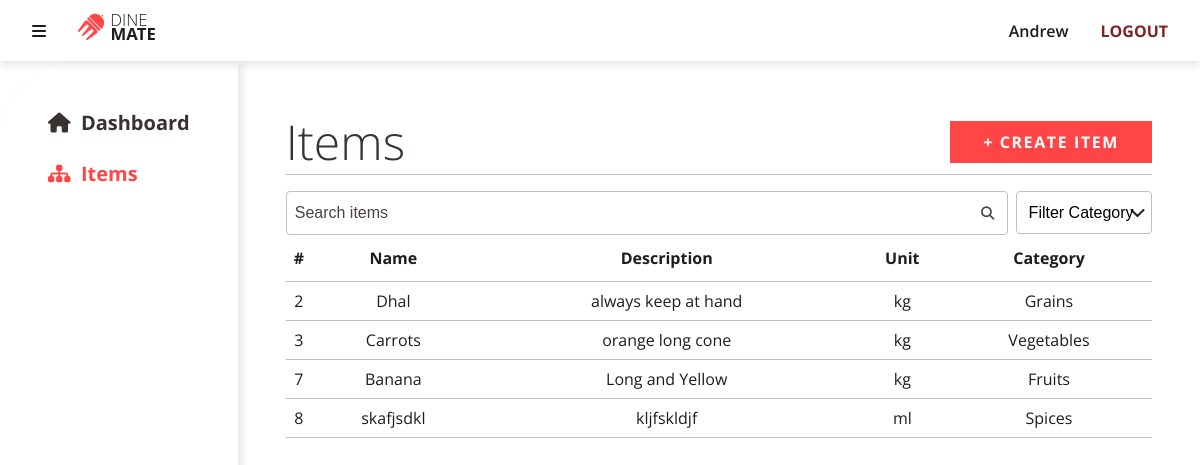
The page /public/admin/items (signed in) on the database as committed earlier.
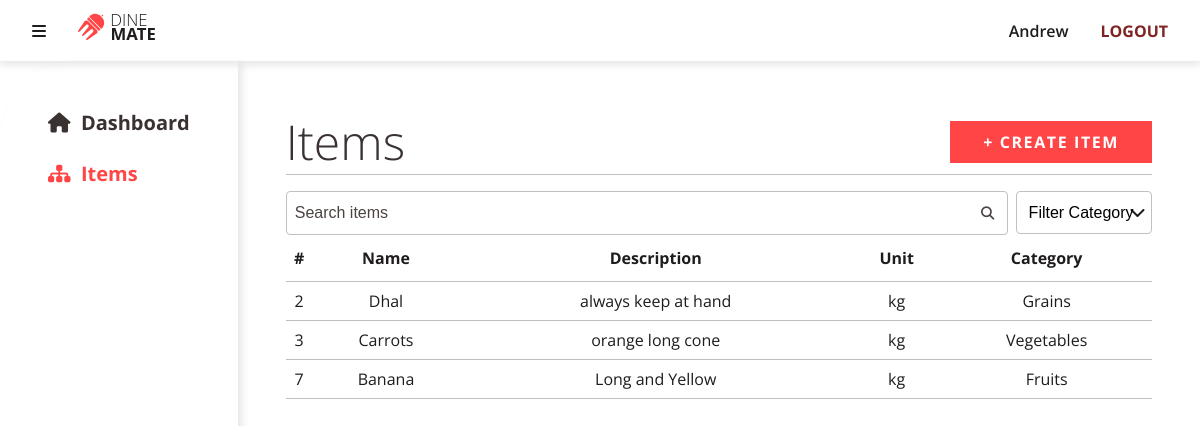
The same page on the database as committed later.
### tables this page shows
CREATE TABLE `items` (
  `item_id` int(11) NOT NULL,
  `item_name` varchar(256) NOT NULL,
  `description` text DEFAULT NULL,
  `unit` int(50) NOT NULL,
  `category` int(11) DEFAULT NULL,
  `reorder_level` double DEFAULT 0
);

### app/core/Controller.php (called while the page is built, shortened)
<?php
trait Controller
{
    public function view(string $view, array $data = []): void
    {
        $filename = "../app/views/" . $view . ".view.php";
        require $filename;
    }
}

### app/controllers/Admin/Items.php (called while the page is built, shortened)
<?php
class Items
{
    private string $controller = "items";
    public function index(): void
    {
        $data = [];
        $data["items"] = (new Item)->itemsSearch($_GET);
        $data["categories"] = (new Category)->select()->fetchAll();
        $data["query"] = $_GET["query"] ?? "";
        $data["category_name"] = $_GET["category"] ?? "";
        $data["controller"] = $this->controller;
        $this->view("items", $data);
    }
}

### app/core/App.php (called while the page is built, shortened)
<?php
class App
{
    private mixed $module = "";
    private array $modules = ["admin"];
    private mixed $controller = "home";
    private string $method = "index";
    function __construct()
    {
        $url = $this->splitUrl();
        if (isset($url[0]) && in_array($url[0], $this->modules)) {
            $this->module = $url[0];
            array_shift($url);
        }
        $controllerPath = "../app/controllers/";
        $path = $controllerPath;
        if ($this->module) {
            $path .= ucfirst($this->module) . "/";
        }
        $path .= ucfirst($url[0] ?? $this->controller) . ".php";
        if (isset($url[0])) {
            if (file_exists($path)) {
                $this->controller = $url[0];
                unset($url[0]);
            } else {
                $this->controller = null;
            }
        }
        $this->controller = new $this->controller;
        $this->params = $url ? array_values($url) : [];
        call_user_func_array([$this->controller, $this->method], $this->params);
    }
    private function splitUrl(): array
    {
        if (isset($_GET["url"])) {
            return explode("/", filter_var(rtrim($_GET["url"], "/"), FILTER_SANITIZE_URL));
        } else {
            return [];
        }
    }
}

### public/index.php (called while the page is built, shortened)
<?php
$app = new App();

### app/views/items.view.php (the view, shortened to what this page needs)
<?php include "partials/dashboard.header.php" ?>
    <div class="dashboard-header d-flex flex-row align-items-center justify-content-space-between w-100">
        <h1 class="display-3">Items</h1>
        <a class="btn btn-primary text-uppercase fw-bold" href="items/create">+ Create Item</a>
    </div>
    <div>
        <form action="" method="GET">
            <div class="row">
                <div class="form-search col-10">
                    <input type="text" class="form-control" name="query" placeholder="Search items" value="<?= $query ?? "" ?>">
                    <button class="form-search-icon" type="submit">
                        <i class="fa-solid fa-magnifying-glass"></i>
                    </button>
                </div>
                <div class="pl-2 col-2">
                    <select class="form-control" name="category">
                        <option value="">Filter Category</option>
                    </select>
                </div>
            </div>
        </form>
    </div>
    <table class="table">
        <thead>
        <tr>
            <th>#</th>
            <th>Name</th>
            <th>Description</th>
            <th>Unit</th>
            <th>Category</th>
        </tr>
        </thead>
        <?php if (isset($items) && !empty($items)) : ?>
            <?php foreach ($items as $item) : ?>
                <tr>
                    <?php foreach ($item as $col): ?>
                        <th><?= $col ?></th>
                    <?php endforeach ?>
                </tr>
            <?php endforeach ?>
        <?php else: ?>
            <th colspan="6" class="text-center">No Records Found</th>
        <?php endif ?>
    </table>
<?php include "partials/dashboard.footer.php" ?>

### app/views/partials/head.partial.php (shortened to what this page needs)
<!DOCTYPE html>
<html lang="en">
<head>
    <link rel="stylesheet" href="<?= ROOT ?>/assets/css/styles.css">
</head>

### app/views/partials/dashboard.header.php
<?php include "head.partial.php" ?>
<body class="dashboard">
<?php include "navbar.partial.php" ?>
<div class="dashboard-container">
    <?php include "sidebar.partial.php" ?>
    <div class="w-100 h-100 p-5">

### app/views/partials/navbar.partial.php
<nav class="nav px-3 position-sticky">
    <div class="nav-brand">
        <div class="nav-items">
            <div class="nav-item">
                <i class="fa-solid fa-bars" id="sidebar-toggle"></i>
            </div>
            <div class="nav-item">
                <img src="<?= ROOT ?>/assets/images/logos/logo_Full Logo.svg" alt="Logo">
            </div>
        </div>
    </div>
    <div class="nav-items justify-content-end">
        <div class="nav-item">
            <?= $_SESSION["user"]->first_name ?>
        </div>
        <div class="nav-item">
            <a class="link text-uppercase fw-bold" href="<?= ROOT ?>/admin/auth/logout">Logout</a>
        </div>
    </div>
</nav>

### app/views/partials/sidebar.partial.php
<div id="sidebar" class="sidebar p-5 pt-1">
    <a class="fw-bold d-block mb-4 fs-4<?php if (isset($controller) && $controller == "home") echo " active" ?>"
       href="<?= ROOT ?>/admin">
        <i class="fa-solid fa-house d-inline"></i><span
                class="sidebar-text">&nbsp;&nbsp;Dashboard</span>
    </a>
    <a class="fw-bold d-block mb-4 fs-4<?php if (isset($controller) && $controller == "items") echo " active" ?>"
       href="<?= ROOT ?>/admin/items">
        <i class="fa-solid fa-sitemap d-inline"></i><span
                class="sidebar-text">&nbsp;&nbsp;Items</span>
    </a>
</div>

### app/views/partials/dashboard.footer.php
</div>
</div>
</body>
<?php include "footer.partial.php" ?>

### app/views/partials/footer.partial.php
</html>

### public/assets/css/styles.css (style rules this page uses)
* { margin: 0; padding: 0; list-style: none; box-sizing: border-box; }
.display-3 { font-size: 3rem !important; font-weight: 300 !important; color: #3A3131; }
.fs-4 { font-size: 1.25rem; color: #1F1C1C; }
.fw-bold { font-weight: 700 !important; }
.text-uppercase { text-transform: uppercase !important; }
a.link { color: #802323; text-decoration: none; transition: all 0.3s ease-in-out; }
.flex-row { flex-direction: row; }
.justify-content-end { justify-content: end; }
.justify-content-space-between { justify-content: space-between; }
.align-items-center { align-items: center; }
.row { display: flex; flex-direction: row; flex-wrap: wrap; align-items: stretch; align-content: stretch; }
.col-2 { flex: 0 0 16.666667%; max-width: 16.666667%; }
.col-10 { flex: 0 0 83.333333%; max-width: 83.333333%; }
.pt-1 { padding-top: 0.25rem !important; }
.pl-2 { padding-left: 0.5rem !important; }
.px-3 { padding-left: 1rem !important; padding-right: 1rem !important; }
.mb-4 { margin-bottom: 1.5rem !important; }
.p-5 { padding: 3rem !important; }
.d-block { display: block !important; }
.d-inline { display: inline !important; }
.d-flex { display: flex !important; }
.w-100 { width: 100% !important; }
.h-100 { height: 100% !important; }
.position-sticky { position: sticky; }
.form-control { display: block; width: 100%; padding: 0.75rem 0.5rem; font-size: 1rem; border: 1px solid #C0C0C0; border-radius: 4px; }
select.form-control { -moz-appearance: none; -webkit-appearance: none; background: url("../images/ChevronDownsvg.svg") no-repeat 95%; appearance: none; padding: 0.75rem; }
.form-control::placeholder { color: #4D4242; opacity: 1; }
.form-search { position: relative; width: 100%; }
.form-search .form-control { padding-right: 40px; }
.form-search .form-search-icon { position: absolute; top: 50%; right: 0; width: 40px; height: 100%; transform: translateY(-50%); color: #4D4242; background: none; outline: none; border: none; cursor: pointer; }
.btn { padding: 0.5rem 2rem; font-size: 1rem; font-weight: 600; text-decoration: none; line-height: 1.5; border-radius: 0; border: 1px solid transparent; cursor: pointer; transition: all 0.2s ease-in-out; letter-spacing: 0.1em; }
.btn.btn-primary { color: #FFFFFF; background-color: #FF4546; border-color: #FF4546; }
.nav { display: flex; flex-wrap: wrap; box-shadow: 0 0.25rem 0.5rem rgba(0, 0, 0, 0.1); z-index: 2; }
.nav .nav-items { display: flex; flex: 1 1 auto; align-items: center; flex-direction: row; padding-left: 0; margin-bottom: 0; list-style: none; }
.nav .nav-item { padding: 0.5rem 1rem; font-size: 1rem; font-weight: 600; line-height: inherit; white-space: nowrap; text-decoration: none; }
.nav .nav-item img { width: 5rem; height: 2.5rem; margin-right: 0.5rem; }
.table { border-collapse: collapse; width: 100%; }
.table th { padding: 0.5rem 0; border-bottom: 1px solid #C0C0C0; font-weight: normal; }
.table thead th { padding: 0.75rem 0; font-weight: bold; }
body { font-family: "Open Sans", sans-serif; font-size: 16px; color: #1F1C1C; background-color: #FFFFFF; }
#sidebar-toggle { cursor: pointer; }
.dashboard { width: 100%; height: 100vh; display: flex; flex-direction: column; }
.dashboard .dashboard-container { width: 100%; display: flex; flex-direction: row; flex: 1; }
.dashboard .sidebar { background-color: #FFFFFF; z-index: 1; border-radius: 5rem 0 0 0; box-shadow: 0.25rem 0.25rem 0.5rem rgba(0, 0, 0, 0.1); }
.dashboard .sidebar a { text-decoration: none; color: #3A3131; transition: color 0.3s ease-in-out; }
.dashboard .sidebar a.active { color: #FF4546; }
.dashboard .dashboard-header { border-bottom: 1px solid #C0C0C0; margin-bottom: 1rem; }
a { text-decoration: none; }

Rows that differ between the two databases and show on the page:
removed items: col "8", col "skafjsdkl", col "kljfskldjf", col "ml", col "Spices"
